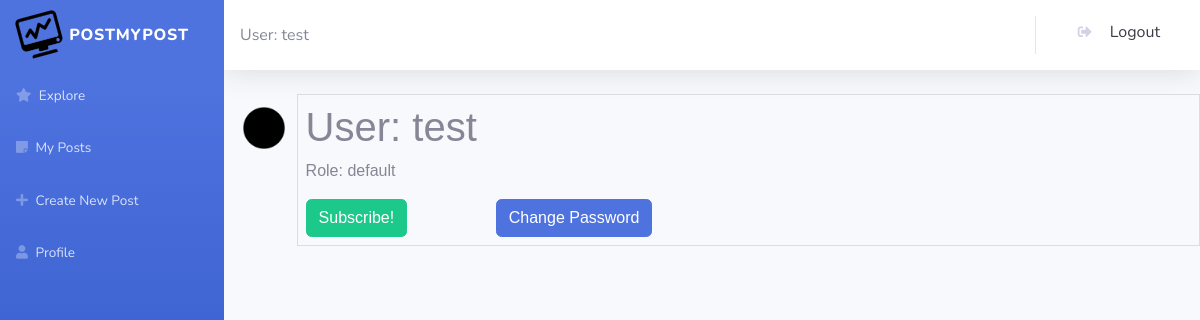
The page /user/test (signed in) on the database as committed earlier.
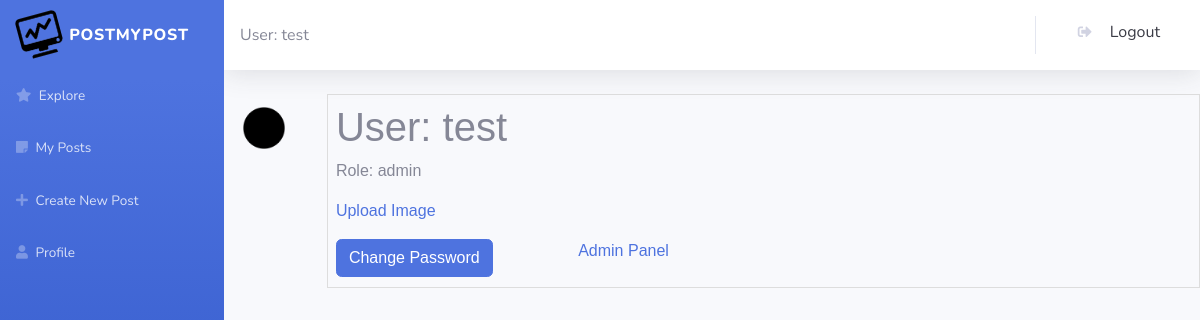
The same page on the database as committed later.
### app/models.py (models this page shows, shortened)
class User(UserMixin, db.Model):
    id = db.Column(db.Integer, primary_key=True)
    username = db.Column(db.String(50), index=True, unique=True)
    role = db.Column(db.String(50), index=True)
    password_hash = db.Column(db.String(128))
    posts = db.relationship("BlogPost")
    token = db.Column(db.String(128), index=True, unique=True)
    token_exp = db.Column(db.DateTime)

### app/routes.py (the view)
@app.route('/user/<username>')
def user(username):
    user = User.query.filter_by(username=username).first_or_404()
    filename = os.path.join(app.config['UPLOAD_FOLDER'], username)
    if (os.path.exists(filename)):
        return render_template('user.html', user=user, filename=username)
    return render_template('user.html', user=user)

### app/models.py (called while the page is built)
@login.user_loader
def load_user(id):
    return User.query.get(int(id))

### app/templates/user.html
{% extends "base.html" %}
{% block content %}
    <table>
        <tr valign="top">
            <td style="display: block; margin-right: -3.2em; padding-left: 15px; border: 0;">
                {% if filename %}
                <img src="{{ url_for('display', filename=filename) }}" style="max-height: 50px; max-width: 50px;">
                {% else %}
                <img src="{{ url_for('display', filename='black.png') }}" style="max-height: 50px; max-width: 50px;">
                {% endif %}
            </td>
            <td>
                <h1>User: {{ user.username }}</h1>
                {% if user == current_user  %}
                    <p>Role: {{user.role}}</p>
                    {% if user.role == "subscriber" or user.role == "admin" %}
                        <p><a href="{{ url_for('upload') }}">Upload Image</a></p>
                    {% endif %}
                    {% if user.role == "default" %}
                        <a href="{{ url_for('subscribe') }}" class="btn btn-success text-white btn-user" style="float: left; margin-right: 10%">Subscribe!</a>
                    {% endif %}
                    <a href="{{ url_for('change_password', username=user.username) }}" class="btn btn-primary text-white btn-user" style="float: left; margin-right: 10%">
                    Change Password
                    </a>
                    {% if user.role == "admin" %}
                        <p><a href="{{ url_for('admin') }}">Admin Panel</a></p>
                    {% endif %}
                {% endif %}
            </td>
        </tr>
    </table>
{% endblock %}

### app/templates/base.html (shortened to what this page needs)
<!DOCTYPE html>
<html>
    <head>
        <link
            rel="stylesheet"
            href="{{ url_for('static', filename='bootstrap.min.css') }}"
        />
        <link
        rel="stylesheet"
        href="https://use.fontawesome.com/releases/v5.7.1/css/all.css"
        />
    </head>
    <body id="page-top">
        <div id="wrapper">
            <nav class="navbar navbar-dark align-items-start sidebar sidebar-dark accordion bg-gradient-primary p-0">
                <div class="container-fluid d-flex flex-column p-0">
                    {% if current_user.is_anonymous %}
                    {% else %}
                    <a
                    class="navbar-brand d-flex justify-content-center align-items-center sidebar-brand m-0"
                    href="{{url_for('explore')}}">
                        <div class="sidebar-brand-icon rotate-n-15">
                            <img src="{{ url_for('static', filename='logo.png') }}" style="width: 42px; height: 42px;">
                        </div>
                        <div class="sidebar-brand-text ml-2 pr-3">
                            <span>PostMyPost</span>
                        </div>
                    </a>
                    <ul class="nav navbar-nav text-light" id="accordionSidebar">
                        <li role="presentation" class="nav-item">
                            <a class="nav-link" href="{{url_for('explore')}}">
                                <i class="fas fa-star"></i>
                                <span>Explore</span>
                            </a>
                        </li>
                        <li role="presentation" class="nav-item">
                            <a class="nav-link" href="{{url_for('my_posts')}}">
                                <i class="fas fa-sticky-note"></i>
                                <span>My Posts</span>
                            </a>
                        </li>
                        <li role="presentation" class="nav-item">
                            <a class="nav-link" href="{{url_for('create_post')}}">
                                <i class="fas fa-plus"></i>
                                <span>Create New Post</span>
                            </a>
                        </li>
                        <li role="presentation" class="nav-item">
                            <a class="nav-link" href="{{url_for('user', username=current_user.username)}}">
                                <i class="fas fa-user"></i>
                                <span>Profile</span>
                            </a>
                        </li>
                    </ul>
                </div>
            </nav>
            <div class="d-flex flex-column" id="content-wrapper">
                <div id="content">
                    <nav class="navbar navbar-light navbar-expand bg-white shadow mb-4 topbar static-top">
                        <div class="container-fluid">
                            <span>User: {{current_user.username}}</span>
                            <ul class="nav navbar-nav flex-nowrap ml-auto">
                                <div class="nav-item dropdown no-arrow">
                                    <a class="dropdown-item" role="presentation" href="{{url_for('logout')}}">
                                    <i class="fas fa-sign-out-alt fa-sm fa-fw mr-2 text-gray-400"></i>
                                    &nbsp;Logout</a>
                                </div>
                            </ul>
                        </div>
                    </nav>
                    {% block content %}{% endblock %}
                </div>
            </div>
            {% endif %}
        </div>
    </body>
</html>

### app/templates/base.html (style rules this page uses)
table { font-family: arial, sans-serif; border-collapse: collapse; width: 100%; }
td, th { border: 1px solid #dddddd; text-align: left; padding: 8px; }

Rows that differ between the two databases and show on the page:
changed User "test": role "default" → "admin"
Other text that changed with them:
text no longer shown: "Subscribe!"
text now shown: "Upload Image Admin Panel"
